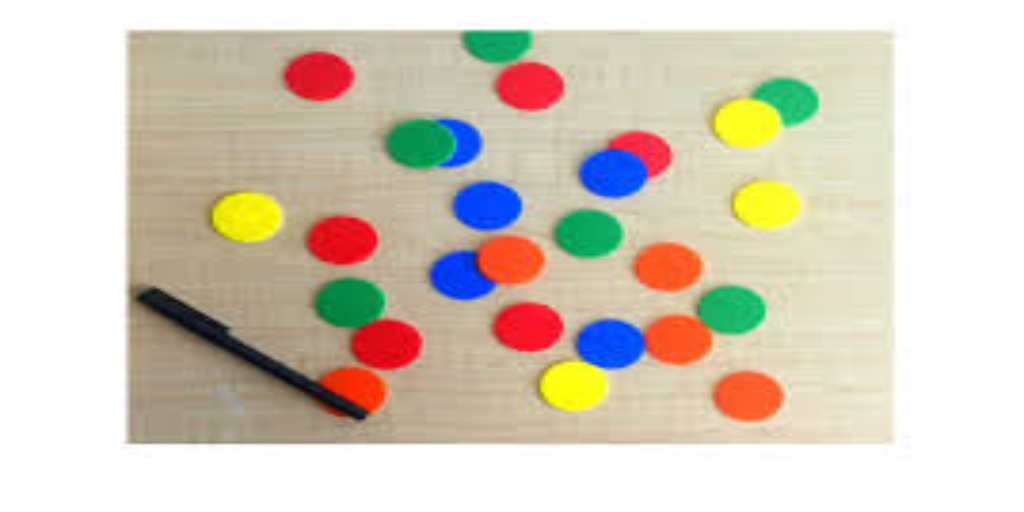
#> input picture (9) Extracting a Particular color from a image and video using HSV,MASK and TrackBar Method/Colored Coin Image.png, 1024 x 512 px
$ jupyter execute '(1) Extracting a particular Color From a Image Using HSV and Mask.ipynb'
#> lines starting #> are read from the running program, lines starting #| are printed output that depends on the picture; after the words box and inside, x2 and y2 are one past the last pixel; in counts of white or black regions, pixels touching at a corner belong together
[cell 1]
import cv2
import numpy as np

[cell 2]
while True:

    # Reading The Image
    img=cv2.imread('Colored Coin Image.png',1)
#> img is the input picture: shape (512, 1024, 3); mean B, G, R 190.1, 205.4, 214.5

    #Converting The Image To HSV Format
    hsv=cv2.cvtColor(img,cv2.COLOR_BGR2HSV)
#> hsv: shape (512, 1024, 3); mean H, S, V 24.7, 50.2, 223.7

    #Displaying The HSV Converted Image
    cv2.imshow('HSV Image',hsv)

    #Displaying The Original Image
    cv2.imshow('Original Image',img)

    #In Order To Do Threshold For (Blue Color) Of HSV Image
    Min_range=np.array([110,50,50]) # Lower Range Value Of Blue Colored Image
    Max_range=np.array([130,255,255])# Higher Range value Of Blue Colored Image

    #Printing The Min and Max Range Of Blue Color
    print('The Maximum And Minimum Range value Of Blue Color')
    print(Min_range)
    print(Max_range)

    #Thresholding The HSV Image
    mask=cv2.inRange(hsv,Min_range,Max_range)
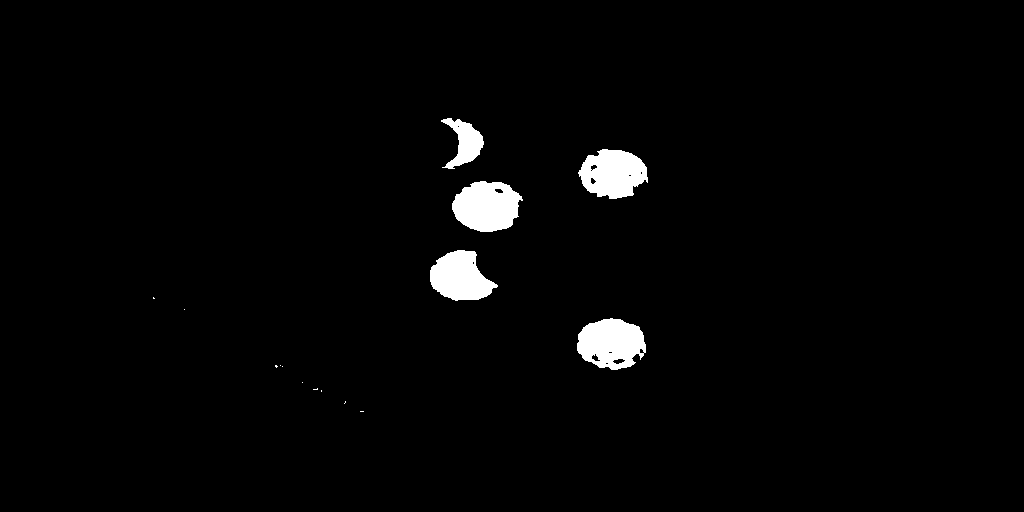
#> mask: shape (512, 1024); 2.1% white; 15 white regions (10 under 20 px), largest, box (x1, y1, x2, y2) and area: (452, 181, 523, 232) 2687, (577, 318, 646, 370) 2624, (578, 149, 648, 199) 2502, (430, 250, 498, 301) 2316, (441, 118, 484, 169) 1075

    #Displaying The Threshold Image
    cv2.imshow('Threshold Image',mask)

    #Printing The Threshold Array
    print('\nPrinting The mask Value')
    print(mask)
#> (printed output is left out)

    #Extracting The Blue Color From The Image
    Extracted_img=cv2.bitwise_and(img,img,mask=mask)
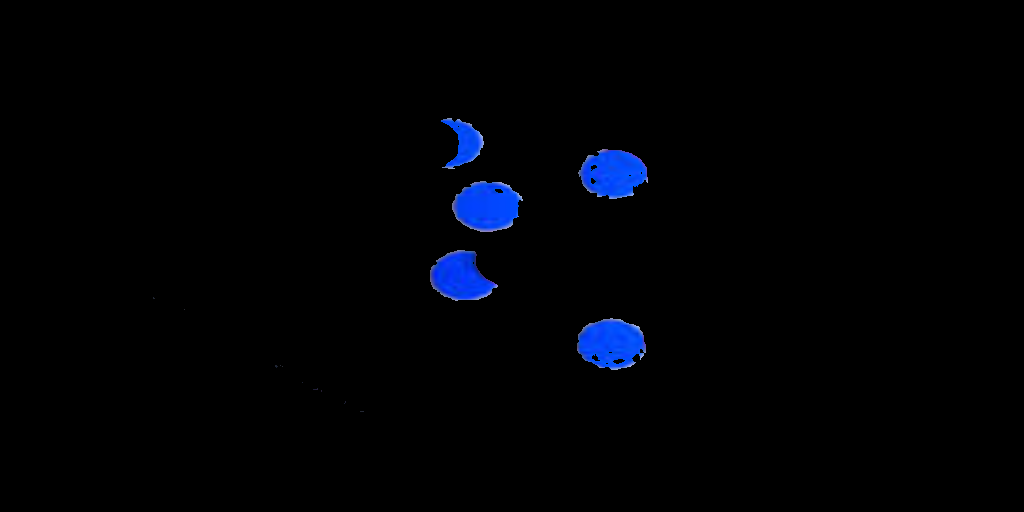
#> Extracted_img: shape (512, 1024, 3); mean B, G, R 5.1, 1.6, 0.4

    #Printing The Extracted Image Array
    print('\nPrinting The Extracted Image Value')
    print(Extracted_img)
#> (printed output is left out)

    #Displaying The Extracted Image
    cv2.imshow('Extracted Image',Extracted_img)

    if cv2.waitKey(0):
#> (key Esc is pressed here)
        break

cv2.destroyAllWindows()

$ run again, with (9) Extracting a Particular color from a image and video using HSV,MASK and TrackBar Method/HSV Definition.png copied over (9) Extracting a Particular color from a image and video using HSV,MASK and TrackBar Method/Colored Coin Image.png
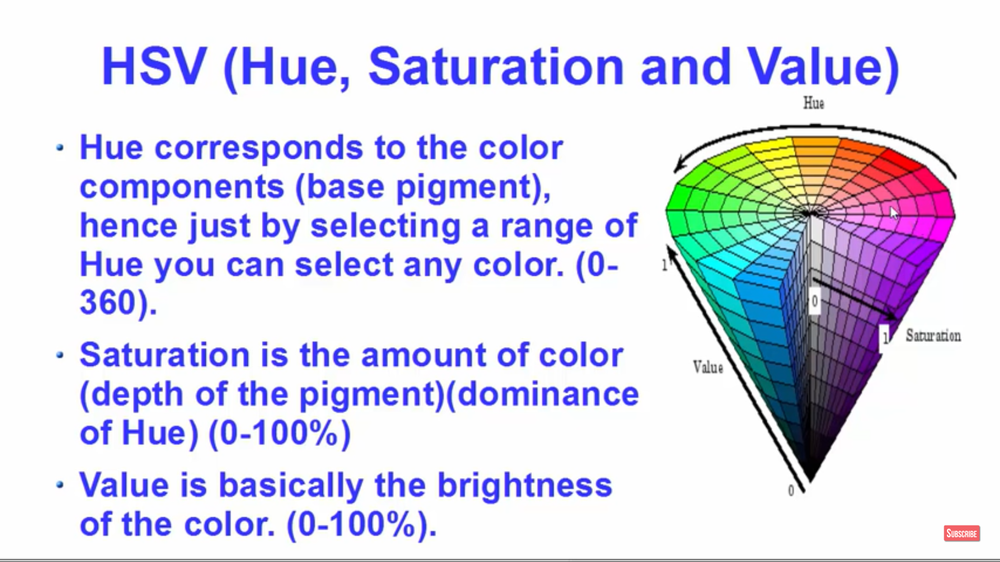
#> input picture (9) Extracting a Particular color from a image and video using HSV,MASK and TrackBar Method/HSV Definition.png, 1000 x 562 px, shrunk from 1920 x 1080 before the run
#> img is the input picture: shape (562, 1000, 3); mean B, G, R 235.9, 218.1, 217.9
#> hsv: shape (562, 1000, 3); mean H, S, V 43.8, 37.6, 241.5
#> `mask=cv2.inRange(hsv,Min_range,Max_range)`:
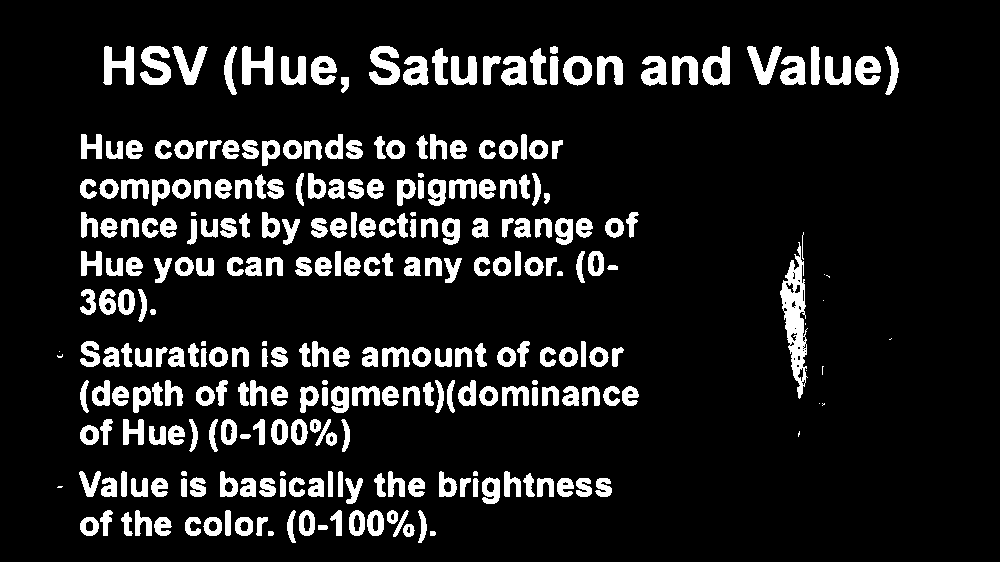
#> mask: shape (562, 1000); 11.6% white; 285 white regions (13 under 20 px), largest, box (x1, y1, x2, y2) and area: (780, 242, 808, 399) 2015, (242, 46, 273, 85) 748, (140, 46, 171, 85) 743
#> (printed output is left out)
#> `Extracted_img=cv2.bitwise_and(img,img,mask=mask)`:
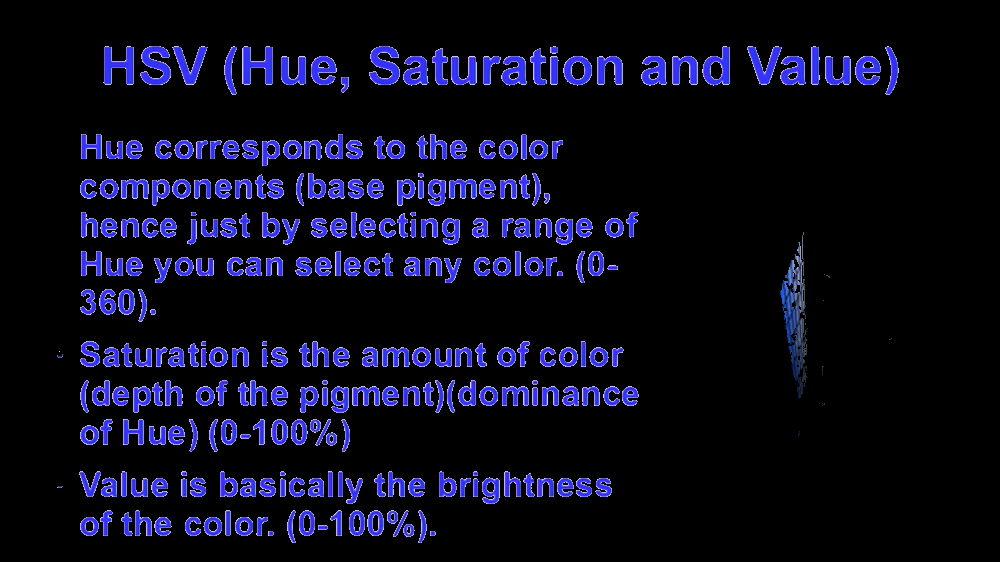
#> Extracted_img: shape (562, 1000, 3); mean B, G, R 26.9, 10.3, 10.5
#> (printed output is left out)
